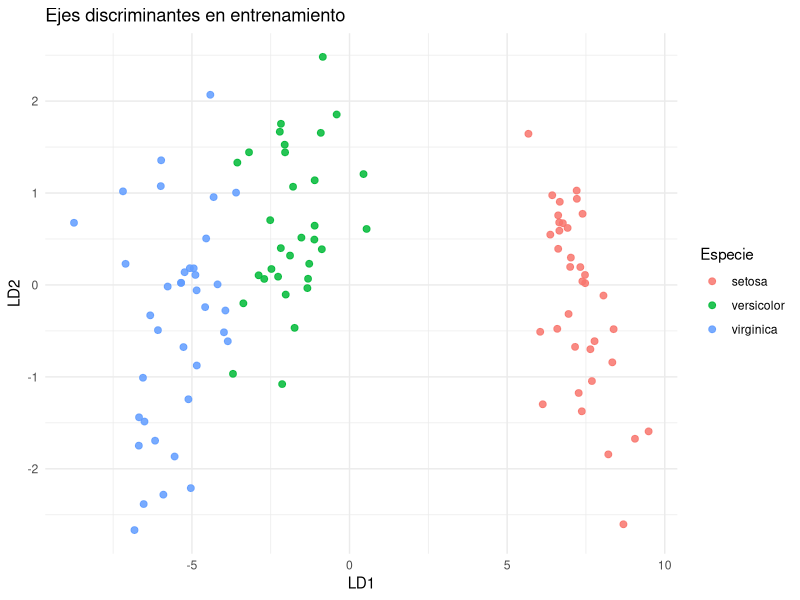

Write R code to recreate this figure.
## ---- chunk 1
#| label: setup
#| message: false
library(tidyverse)
library(knitr)
library(MASS)
## ---- chunk 2
set.seed(123)
n <- nrow(iris)
idx <- sample(seq_len(n), size = round(0.7 * n))
train <- iris[idx, ]
test <- iris[-idx, ]
kable(table(train$Species), col.names = c("Especie", "Entrenamiento"))
kable(table(test$Species), col.names = c("Especie", "Test"))
## ---- chunk 3
lda_fit <- lda(Species ~ Sepal.Length + Sepal.Width + Petal.Length + Petal.Width, data = train)
lda_fit
pred_lda <- predict(lda_fit, newdata = test)
tab_lda <- table(predicho = pred_lda$class, observado = test$Species)
kable(tab_lda)
tibble(accuracy = mean(pred_lda$class == test$Species)) |>
  kable(digits = 3)
## ---- chunk 4
accuracy <- sum(diag(tab_lda)) / sum(tab_lda)
tibble(accuracy = accuracy) |>
  kable(digits = 3)
## ---- chunk 5
sensibilidad_clase <- diag(tab_lda) / colSums(tab_lda)
tibble(clase = names(sensibilidad_clase), sensibilidad = round(sensibilidad_clase, 3)) |>
  kable()
## ---- chunk 6
qda_fit <- qda(Species ~ Sepal.Length + Sepal.Width + Petal.Length + Petal.Width, data = train)
pred_qda <- predict(qda_fit, newdata = test)
tab_qda <- table(predicho = pred_qda$class, observado = test$Species)
kable(tab_qda)
tibble(accuracy = mean(pred_qda$class == test$Species)) |>
  kable(digits = 3)
## ---- chunk 7
lda_scores <- predict(lda_fit)$x
as_tibble(lda_scores) |>
  mutate(Species = train$Species) |>
  ggplot(aes(LD1, LD2, color = Species)) +
  geom_point(size = 2, alpha = 0.85) +
  labs(title = "Ejes discriminantes en entrenamiento", color = "Especie") +
  theme_minimal()
